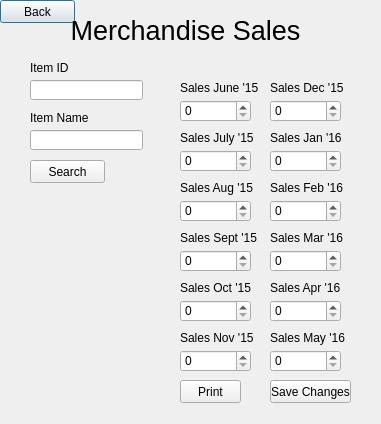
<?xml version="1.0" encoding="UTF-8"?>
<ui version="4.0">
 <class>Merchandise_Sales</class>
 <widget class="QDialog" name="Merchandise_Sales">
  <property name="geometry">
   <rect>
    <x>0</x>
    <y>0</y>
    <width>381</width>
    <height>424</height>
   </rect>
  </property>
  <property name="windowTitle">
   <string>Merchandise Sales</string>
  </property>
  <widget class="QPushButton" name="MerchandiseSales_BackButton">
   <property name="geometry">
    <rect>
     <x>0</x>
     <y>0</y>
     <width>75</width>
     <height>23</height>
    </rect>
   </property>
   <property name="text">
    <string>Back</string>
   </property>
  </widget>
  <widget class="QLineEdit" name="MerchandiseSales_NumberSearch">
   <property name="geometry">
    <rect>
     <x>30</x>
     <y>80</y>
     <width>113</width>
     <height>20</height>
    </rect>
   </property>
  </widget>
  <widget class="QLabel" name="AlbumSales_AlbumSalesNov15">
   <property name="geometry">
    <rect>
     <x>180</x>
     <y>330</y>
     <width>81</width>
     <height>16</height>
    </rect>
   </property>
   <property name="text">
    <string>Sales Nov '15</string>
   </property>
  </widget>
  <widget class="QLabel" name="AlbumSales_AlbumSalesJan16">
   <property name="geometry">
    <rect>
     <x>270</x>
     <y>130</y>
     <width>81</width>
     <height>16</height>
    </rect>
   </property>
   <property name="text">
    <string>Sales Jan '16</string>
   </property>
  </widget>
  <widget class="QLabel" name="AlbumSales_AlbumSalesJun15">
   <property name="geometry">
    <rect>
     <x>180</x>
     <y>80</y>
     <width>81</width>
     <height>16</height>
    </rect>
   </property>
   <property name="text">
    <string>Sales June '15</string>
   </property>
  </widget>
  <widget class="QSpinBox" name="MerchandiseSales_SalesBoxApr16">
   <property name="geometry">
    <rect>
     <x>270</x>
     <y>300</y>
     <width>71</width>
     <height>22</height>
    </rect>
   </property>
  </widget>
  <widget class="QLabel" name="AlbumSales_AlbumSalesDec15">
   <property name="geometry">
    <rect>
     <x>270</x>
     <y>80</y>
     <width>81</width>
     <height>16</height>
    </rect>
   </property>
   <property name="text">
    <string>Sales Dec '15</string>
   </property>
  </widget>
  <widget class="QSpinBox" name="MerchandiseSales_SalesBoxDec15">
   <property name="geometry">
    <rect>
     <x>270</x>
     <y>100</y>
     <width>71</width>
     <height>22</height>
    </rect>
   </property>
  </widget>
  <widget class="QLabel" name="AlbumSales_AlbumSalesOct15">
   <property name="geometry">
    <rect>
     <x>180</x>
     <y>280</y>
     <width>81</width>
     <height>16</height>
    </rect>
   </property>
   <property name="text">
    <string>Sales Oct '15</string>
   </property>
  </widget>
  <widget class="QSpinBox" name="MerchandiseSales_SalesBoxFeb16">
   <property name="geometry">
    <rect>
     <x>270</x>
     <y>200</y>
     <width>71</width>
     <height>22</height>
    </rect>
   </property>
  </widget>
  <widget class="QLabel" name="AlbumSales_AlbumSalesSep15">
   <property name="geometry">
    <rect>
     <x>180</x>
     <y>230</y>
     <width>101</width>
     <height>16</height>
    </rect>
   </property>
   <property name="text">
    <string>Sales Sept '15</string>
   </property>
  </widget>
  <widget class="QSpinBox" name="MerchandiseSales_SalesBoxJul15">
   <property name="geometry">
    <rect>
     <x>180</x>
     <y>150</y>
     <width>71</width>
     <height>22</height>
    </rect>
   </property>
  </widget>
  <widget class="QSpinBox" name="MerchandiseSales_SalesBoxSep15">
   <property name="geometry">
    <rect>
     <x>180</x>
     <y>250</y>
     <width>71</width>
     <height>22</height>
    </rect>
   </property>
  </widget>
  <widget class="QPushButton" name="MerchandiseSales_SearchButton">
   <property name="geometry">
    <rect>
     <x>30</x>
     <y>160</y>
     <width>75</width>
     <height>23</height>
    </rect>
   </property>
   <property name="text">
    <string>Search</string>
   </property>
  </widget>
  <widget class="QLabel" name="AlbumSales_AlbumNumberBox">
   <property name="geometry">
    <rect>
     <x>180</x>
     <y>60</y>
     <width>46</width>
     <height>16</height>
    </rect>
   </property>
   <property name="text">
    <string/>
   </property>
  </widget>
  <widget class="QSpinBox" name="MerchandiseSales_SalesBoxMar16">
   <property name="geometry">
    <rect>
     <x>270</x>
     <y>250</y>
     <width>71</width>
     <height>22</height>
    </rect>
   </property>
  </widget>
  <widget class="QLabel" name="AlbumSales_AlbumSalesMar16">
   <property name="geometry">
    <rect>
     <x>270</x>
     <y>230</y>
     <width>81</width>
     <height>16</height>
    </rect>
   </property>
   <property name="text">
    <string>Sales Mar '16</string>
   </property>
  </widget>
  <widget class="QLabel" name="AlbumSales_NumberText">
   <property name="geometry">
    <rect>
     <x>30</x>
     <y>60</y>
     <width>71</width>
     <height>16</height>
    </rect>
   </property>
   <property name="text">
    <string>Item ID</string>
   </property>
  </widget>
  <widget class="QLabel" name="AlbumSales_AlbumSalesApr16">
   <property name="geometry">
    <rect>
     <x>270</x>
     <y>280</y>
     <width>81</width>
     <height>16</height>
    </rect>
   </property>
   <property name="text">
    <string>Sales Apr '16</string>
   </property>
  </widget>
  <widget class="QSpinBox" name="MerchandiseSales_SalesBoxOct15">
   <property name="geometry">
    <rect>
     <x>180</x>
     <y>300</y>
     <width>71</width>
     <height>22</height>
    </rect>
   </property>
  </widget>
  <widget class="QSpinBox" name="MerchandiseSales_SalesBoxAug15">
   <property name="geometry">
    <rect>
     <x>180</x>
     <y>200</y>
     <width>71</width>
     <height>22</height>
    </rect>
   </property>
  </widget>
  <widget class="QSpinBox" name="MerchandiseSales_SalesBoxJan16">
   <property name="geometry">
    <rect>
     <x>270</x>
     <y>150</y>
     <width>71</width>
     <height>22</height>
    </rect>
   </property>
  </widget>
  <widget class="QLabel" name="AlbumSales_AlbumSalesAug15">
   <property name="geometry">
    <rect>
     <x>180</x>
     <y>180</y>
     <width>81</width>
     <height>16</height>
    </rect>
   </property>
   <property name="text">
    <string>Sales Aug '15</string>
   </property>
  </widget>
  <widget class="QLabel" name="AlbumSales_AlbumSalesFeb16">
   <property name="geometry">
    <rect>
     <x>270</x>
     <y>180</y>
     <width>81</width>
     <height>16</height>
    </rect>
   </property>
   <property name="text">
    <string>Sales Feb '16</string>
   </property>
  </widget>
  <widget class="QLabel" name="AlbumSales_AlbumSalesJul15">
   <property name="geometry">
    <rect>
     <x>180</x>
     <y>130</y>
     <width>81</width>
     <height>16</height>
    </rect>
   </property>
   <property name="text">
    <string>Sales July '15</string>
   </property>
  </widget>
  <widget class="QSpinBox" name="MerchandiseSales_SalesBoxMay16">
   <property name="geometry">
    <rect>
     <x>270</x>
     <y>350</y>
     <width>71</width>
     <height>22</height>
    </rect>
   </property>
  </widget>
  <widget class="QLineEdit" name="MerchandiseSales_TitleSearch">
   <property name="geometry">
    <rect>
     <x>30</x>
     <y>130</y>
     <width>113</width>
     <height>20</height>
    </rect>
   </property>
   <property name="text">
    <string/>
   </property>
  </widget>
  <widget class="QLabel" name="AlbumSales_TitleText">
   <property name="geometry">
    <rect>
     <x>30</x>
     <y>110</y>
     <width>71</width>
     <height>16</height>
    </rect>
   </property>
   <property name="text">
    <string>Item Name</string>
   </property>
  </widget>
  <widget class="QSpinBox" name="MerchandiseSales_SalesBoxJun15">
   <property name="geometry">
    <rect>
     <x>180</x>
     <y>100</y>
     <width>71</width>
     <height>22</height>
    </rect>
   </property>
  </widget>
  <widget class="QSpinBox" name="MerchandiseSales_SalesBoxNov15">
   <property name="geometry">
    <rect>
     <x>180</x>
     <y>350</y>
     <width>71</width>
     <height>22</height>
    </rect>
   </property>
  </widget>
  <widget class="QLabel" name="AddAlbum_MainText">
   <property name="geometry">
    <rect>
     <x>-10</x>
     <y>20</y>
     <width>391</width>
     <height>20</height>
    </rect>
   </property>
   <property name="font">
    <font>
     <pointsize>20</pointsize>
    </font>
   </property>
   <property name="text">
    <string>Merchandise Sales</string>
   </property>
   <property name="alignment">
    <set>Qt::AlignCenter</set>
   </property>
  </widget>
  <widget class="QPushButton" name="AlbumSales_SaveButton">
   <property name="geometry">
    <rect>
     <x>270</x>
     <y>380</y>
     <width>81</width>
     <height>23</height>
    </rect>
   </property>
   <property name="text">
    <string>Save Changes</string>
   </property>
  </widget>
  <widget class="QLabel" name="AlbumSales_AlbumTitleBox">
   <property name="geometry">
    <rect>
     <x>230</x>
     <y>60</y>
     <width>151</width>
     <height>16</height>
    </rect>
   </property>
   <property name="text">
    <string/>
   </property>
  </widget>
  <widget class="QLabel" name="AlbumSales_AlbumSalesMay16">
   <property name="geometry">
    <rect>
     <x>270</x>
     <y>330</y>
     <width>81</width>
     <height>16</height>
    </rect>
   </property>
   <property name="text">
    <string>Sales May '16</string>
   </property>
  </widget>
  <widget class="QPushButton" name="AlbumSales_PrintButton">
   <property name="geometry">
    <rect>
     <x>180</x>
     <y>380</y>
     <width>61</width>
     <height>23</height>
    </rect>
   </property>
   <property name="text">
    <string>Print</string>
   </property>
  </widget>
 </widget>
 <resources/>
 <connections>
  <connection>
   <sender>MerchandiseSales_BackButton</sender>
   <signal>clicked()</signal>
   <receiver>Merchandise_Sales</receiver>
   <slot>BackButton()</slot>
   <hints>
    <hint type="sourcelabel">
     <x>53</x>
     <y>14</y>
    </hint>
    <hint type="destinationlabel">
     <x>60</x>
     <y>423</y>
    </hint>
   </hints>
  </connection>
  <connection>
   <sender>MerchandiseSales_SearchButton</sender>
   <signal>clicked()</signal>
   <receiver>Merchandise_Sales</receiver>
   <slot>SearchMerchandise()</slot>
   <hints>
    <hint type="sourcelabel">
     <x>92</x>
     <y>170</y>
    </hint>
    <hint type="destinationlabel">
     <x>62</x>
     <y>634</y>
    </hint>
   </hints>
  </connection>
  <connection>
   <sender>AlbumSales_PrintButton</sender>
   <signal>clicked()</signal>
   <receiver>Merchandise_Sales</receiver>
   <slot>Print()</slot>
   <hints>
    <hint type="sourcelabel">
     <x>217</x>
     <y>392</y>
    </hint>
    <hint type="destinationlabel">
     <x>223</x>
     <y>523</y>
    </hint>
   </hints>
  </connection>
  <connection>
   <sender>AlbumSales_SaveButton</sender>
   <signal>clicked()</signal>
   <receiver>Merchandise_Sales</receiver>
   <slot>SaveChanges()</slot>
   <hints>
    <hint type="sourcelabel">
     <x>303</x>
     <y>389</y>
    </hint>
    <hint type="destinationlabel">
     <x>310</x>
     <y>567</y>
    </hint>
   </hints>
  </connection>
 </connections>
 <slots>
  <slot>BackButton()</slot>
  <slot>SearchMerchandise()</slot>
  <slot>Print()</slot>
  <slot>SaveChanges()</slot>
 </slots>
</ui>
